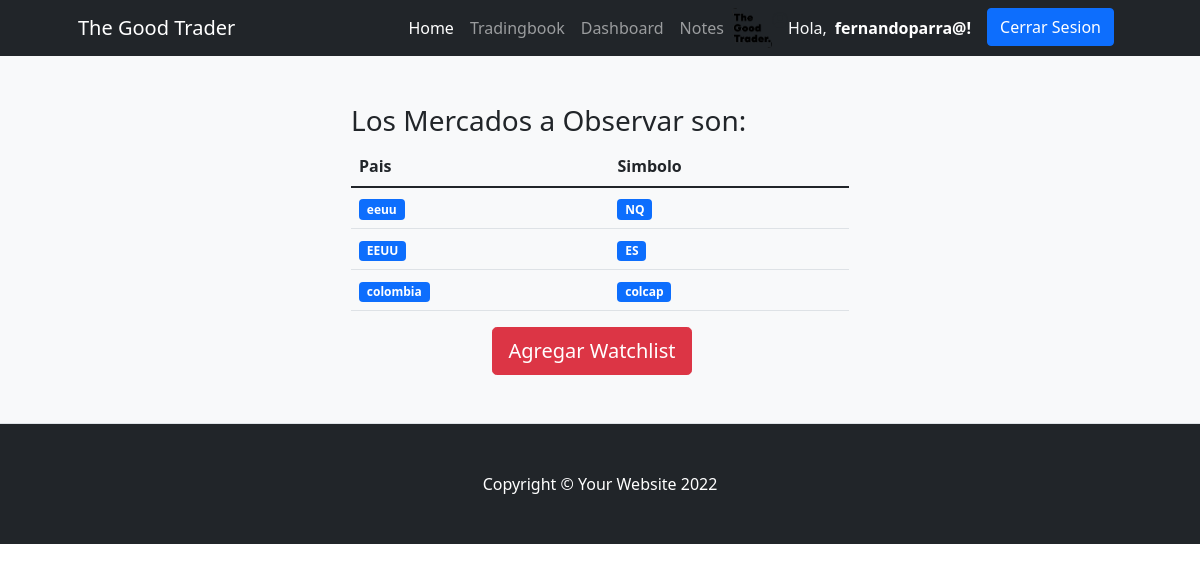
Page /markets/ (signed in) on the committed database.
### tradingbookapp/models.py (models this page shows)
class Avatar(models.Model):
    usuario = models.OneToOneField(User, on_delete=models.CASCADE)
    imagen = models.ImageField(upload_to='avatar/',blank=True,null=True)

class  Market(models.Model):
    pais = models.CharField("pais a donde pertenece",max_length=30)
    simbolo = models.CharField("Simbolo a observar",max_length=30)

### tradingbookapp/views.py (the view)
# urls.py: path('markets/',views.Markets,name="Markets"),
def Markets(request):
    markets = Market.objects.all()
    ctx = {'markets':markets}
    return render(request,'tradingbookapp/markets.html',ctx)

### tradingbookapp/templates/tradingbookapp/markets.html (shortened to what this page needs)
{% extends "tradingbookapp/base.html" %}
{%block contenidopagina%}
<section class="bg-light py-5 border-bottom">
    <div class="container px-5">
        <div class="row gx-5 justify-content-center">
            <div class="col-lg-6">
                <h3>Los Mercados a Observar son:</h3>
                <table class="table">
                    <thead>
                        <th scope="col">Pais</th>
                        <th scope="col">Simbolo</th>
                    </thead>
                    <ul class= "list-group list-group-numbered">
                        {% for market in markets  %}
                        <tr>
                            <td><span class= "badge bg-primary rounded-pill>">{{market.pais}}</td></span>
                            <td><span class= "badge bg-primary rounded-pill>">{{market.simbolo}}</td></span>
                        </tr>
                        {% endfor %}
                    </ul>
                </table>
                <div class="d-grid gap-3 d-sm-flex justify-content-sm-center">
                    <a class="btn btn-danger btn-lg px-3 me-sm-3" href="{%url 'crear_mercados' %}">Agregar Watchlist</a>
                </div>
            </div>
        </div>
    </div>
</section>
{%endblock%}

### tradingbookapp/templates/tradingbookapp/base.html (shortened to what this page needs)
{% load static %}
<!DOCTYPE html>
<html lang="en">
    <head>
        <link href="https://cdn.jsdelivr.net/npm/bootstrap-icons@1.4.1/font/bootstrap-icons.css" rel="stylesheet" />
        <link href="{% static 'css/styles.css' %}"  rel="stylesheet" />
    </head>
    <body>
        <nav class="navbar navbar-expand-lg navbar-dark bg-dark">
            <div class="container px-5">
                <a class="navbar-brand" href="{%url 'Home' %}">The Good Trader</a>
                <div class="collapse navbar-collapse" id="navbarSupportedContent">
                    <ul class="navbar-nav ms-auto mb-2 mb-lg-0">
                        <li class="nav-item"><a class="nav-link active" aria-current="page" href="{%url 'Home' %}">Home</a></li>
                        <li class="nav-item"><a class="nav-link" href="{%url 'Trades' %}">Tradingbook</a></li>
                        <li class="nav-item"><a class="nav-link" href="{%url 'Dashboard' %}">Dashboard</a></li>
                        <li class="nav-item"><a class="nav-link" href="{%url 'Notes' %}">Notes</a></li>
                        {% if user.is_authenticated%}
                            <img class ="rounded" src={{user.avatar.imagen.url}} alt="" srcset="" style = "height:40px;">
                            <i class = "bi bi-person-circle"></i>
                            <li class="nav-item" href="{%url 'Profile' %}" ><p class="text-light my-2"> Hola,</p></li>
                            <li class="nav-item"><a class="nav-link active" aria-current="page" href="{%url 'Profile' %}"> <b>{{user.username}}!</b></a></li>
                            <li class="nav-item"><a class="btn btn-primary mx-2" href="{% url 'Logout'%}">Cerrar Sesion</a></li>
                        {% else %}
                            <li class="nav-item"><a class="btn btn-outline-light mx-2" href="{%url 'Login' %}">Iniciar Sesion</a></li>
                            <li class="nav-item"><a class="btn btn-primary mx-2" href="{%url 'Register' %}">Regístrese</a></li>
                        {% endif %}
                    </ul>
                </div>
            </div>
        </nav>
        {% block contenidopagina %}
        {% endblock %}
        <footer class="py-5 bg-dark">
            <div class="container px-5"><p class="m-0 text-center text-white">Copyright &copy; Your Website 2022</p></div>
        </footer>
    </body>
</html>

### rows in the picture
Market: pais "eeuu", simbolo "NQ"
Market: pais "EEUU", simbolo "ES"
Market: pais "colombia", simbolo "colcap"

### other values in the picture
{{ user.username }} "fernandoparra@"
